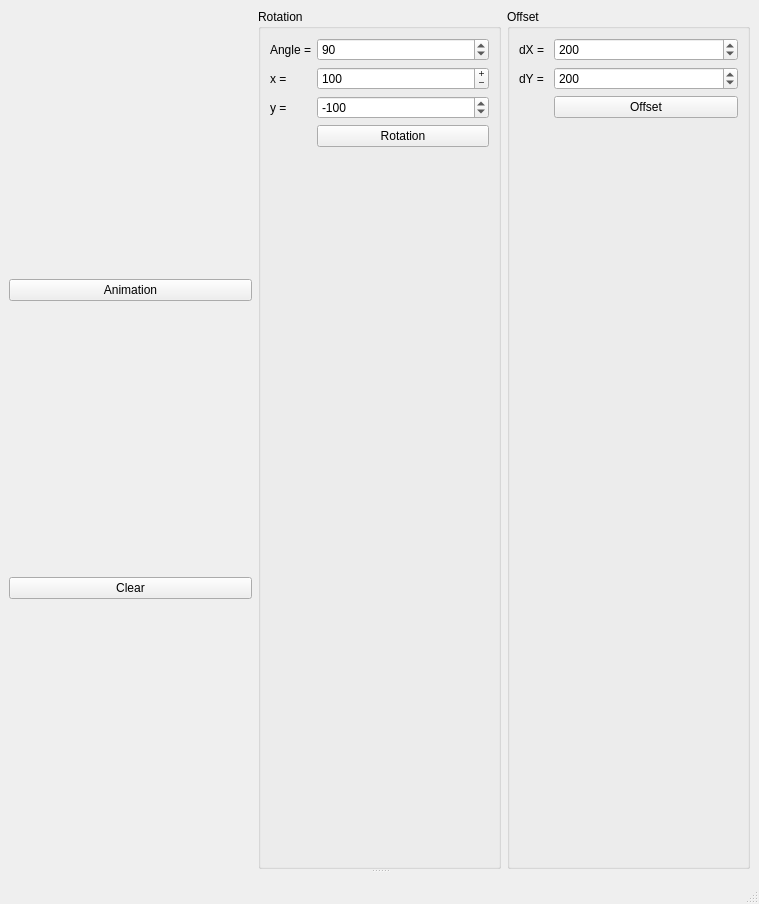
<?xml version="1.0" encoding="UTF-8"?>
<ui version="4.0">
 <class>MainWindow</class>
 <widget class="QMainWindow" name="MainWindow">
  <property name="geometry">
   <rect>
    <x>0</x>
    <y>0</y>
    <width>759</width>
    <height>904</height>
   </rect>
  </property>
  <property name="windowTitle">
   <string>MainWindow</string>
  </property>
  <property name="styleSheet">
   <string notr="true"> QMainWindow ::showFullScreen() </string>
  </property>
  <widget class="QWidget" name="centralwidget">
   <layout class="QVBoxLayout" name="verticalLayout_3">
    <item>
     <widget class="QSplitter" name="splitter">
      <property name="orientation">
       <enum>Qt::Vertical</enum>
      </property>
      <widget class="QWidget" name="layoutWidget">
       <layout class="QHBoxLayout" name="horizontalLayout_3">
        <item>
         <layout class="QVBoxLayout" name="verticalLayout_2">
          <item>
           <widget class="QPushButton" name="pushButton">
            <property name="maximumSize">
             <size>
              <width>300000</width>
              <height>16777215</height>
             </size>
            </property>
            <property name="layoutDirection">
             <enum>Qt::LeftToRight</enum>
            </property>
            <property name="text">
             <string>Animation</string>
            </property>
           </widget>
          </item>
          <item>
           <widget class="QPushButton" name="pushButton_2">
            <property name="enabled">
             <bool>true</bool>
            </property>
            <property name="sizePolicy">
             <sizepolicy hsizetype="Minimum" vsizetype="Fixed">
              <horstretch>0</horstretch>
              <verstretch>0</verstretch>
             </sizepolicy>
            </property>
            <property name="maximumSize">
             <size>
              <width>30000</width>
              <height>16777215</height>
             </size>
            </property>
            <property name="text">
             <string>Clear</string>
            </property>
           </widget>
          </item>
         </layout>
        </item>
        <item>
         <widget class="QGroupBox" name="groupBox_2">
          <property name="minimumSize">
           <size>
            <width>0</width>
            <height>0</height>
           </size>
          </property>
          <property name="maximumSize">
           <size>
            <width>10000</width>
            <height>16777215</height>
           </size>
          </property>
          <property name="styleSheet">
           <string notr="true"/>
          </property>
          <property name="title">
           <string>Rotation</string>
          </property>
          <layout class="QVBoxLayout" name="verticalLayout">
           <item>
            <layout class="QFormLayout" name="formLayout_2">
             <item row="0" column="0">
              <widget class="QLabel" name="label_38">
               <property name="text">
                <string>Angle =</string>
               </property>
              </widget>
             </item>
             <item row="1" column="0">
              <widget class="QLabel" name="label_6">
               <property name="text">
                <string>x =</string>
               </property>
              </widget>
             </item>
             <item row="1" column="1">
              <widget class="QSpinBox" name="spinBox">
               <property name="readOnly">
                <bool>false</bool>
               </property>
               <property name="buttonSymbols">
                <enum>QAbstractSpinBox::PlusMinus</enum>
               </property>
               <property name="minimum">
                <number>-1000</number>
               </property>
               <property name="maximum">
                <number>1000</number>
               </property>
               <property name="singleStep">
                <number>10</number>
               </property>
               <property name="value">
                <number>100</number>
               </property>
              </widget>
             </item>
             <item row="2" column="0">
              <widget class="QLabel" name="label_5">
               <property name="text">
                <string>y =</string>
               </property>
              </widget>
             </item>
             <item row="2" column="1">
              <widget class="QSpinBox" name="spinBox_2">
               <property name="minimum">
                <number>-1000</number>
               </property>
               <property name="maximum">
                <number>1000</number>
               </property>
               <property name="singleStep">
                <number>10</number>
               </property>
               <property name="value">
                <number>-100</number>
               </property>
              </widget>
             </item>
             <item row="3" column="1">
              <widget class="QPushButton" name="pushButton_7">
               <property name="styleSheet">
                <string notr="true"/>
               </property>
               <property name="text">
                <string>Rotation</string>
               </property>
              </widget>
             </item>
             <item row="0" column="1">
              <widget class="QSpinBox" name="spinBox_5">
               <property name="maximum">
                <number>1000</number>
               </property>
               <property name="value">
                <number>90</number>
               </property>
              </widget>
             </item>
            </layout>
           </item>
          </layout>
         </widget>
        </item>
        <item>
         <widget class="QGroupBox" name="groupBox_3">
          <property name="minimumSize">
           <size>
            <width>0</width>
            <height>0</height>
           </size>
          </property>
          <property name="maximumSize">
           <size>
            <width>10000</width>
            <height>16777215</height>
           </size>
          </property>
          <property name="styleSheet">
           <string notr="true"/>
          </property>
          <property name="title">
           <string>Offset</string>
          </property>
          <layout class="QHBoxLayout" name="horizontalLayout">
           <item>
            <layout class="QFormLayout" name="formLayout_3">
             <item row="0" column="0">
              <widget class="QLabel" name="label">
               <property name="text">
                <string>dX = </string>
               </property>
              </widget>
             </item>
             <item row="0" column="1">
              <widget class="QSpinBox" name="spinBox_3">
               <property name="minimum">
                <number>-1000</number>
               </property>
               <property name="maximum">
                <number>1000</number>
               </property>
               <property name="singleStep">
                <number>10</number>
               </property>
               <property name="value">
                <number>200</number>
               </property>
              </widget>
             </item>
             <item row="1" column="0">
              <widget class="QLabel" name="label_3">
               <property name="text">
                <string>dY = </string>
               </property>
              </widget>
             </item>
             <item row="1" column="1">
              <widget class="QSpinBox" name="spinBox_4">
               <property name="minimum">
                <number>-1000</number>
               </property>
               <property name="maximum">
                <number>1000</number>
               </property>
               <property name="singleStep">
                <number>10</number>
               </property>
               <property name="value">
                <number>200</number>
               </property>
              </widget>
             </item>
             <item row="2" column="1">
              <widget class="QPushButton" name="pushButton_6">
               <property name="styleSheet">
                <string notr="true"/>
               </property>
               <property name="text">
                <string>Offset</string>
               </property>
              </widget>
             </item>
            </layout>
           </item>
          </layout>
         </widget>
        </item>
       </layout>
      </widget>
      <widget class="QWidget" name="horizontalLayoutWidget">
       <layout class="QHBoxLayout" name="horizontalLayout_2"/>
      </widget>
     </widget>
    </item>
   </layout>
  </widget>
  <widget class="QMenuBar" name="menubar">
   <property name="geometry">
    <rect>
     <x>0</x>
     <y>0</y>
     <width>759</width>
     <height>22</height>
    </rect>
   </property>
  </widget>
  <widget class="QStatusBar" name="statusbar"/>
 </widget>
 <resources/>
 <connections/>
</ui>
